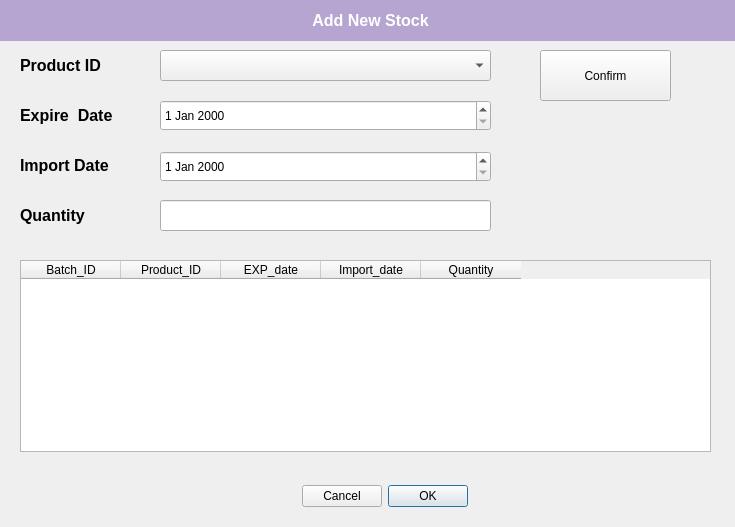
<?xml version="1.0" encoding="UTF-8"?>
<ui version="4.0">
 <class>CreateProduct</class>
 <widget class="QDialog" name="CreateProduct">
  <property name="geometry">
   <rect>
    <x>0</x>
    <y>0</y>
    <width>735</width>
    <height>527</height>
   </rect>
  </property>
  <property name="windowTitle">
   <string>Dialog</string>
  </property>
  <widget class="QDialogButtonBox" name="buttonBox">
   <property name="geometry">
    <rect>
     <x>20</x>
     <y>480</y>
     <width>731</width>
     <height>32</height>
    </rect>
   </property>
   <property name="layoutDirection">
    <enum>Qt::RightToLeft</enum>
   </property>
   <property name="orientation">
    <enum>Qt::Horizontal</enum>
   </property>
   <property name="standardButtons">
    <set>QDialogButtonBox::Cancel|QDialogButtonBox::Ok</set>
   </property>
   <property name="centerButtons">
    <bool>true</bool>
   </property>
  </widget>
  <widget class="QLabel" name="label_2">
   <property name="geometry">
    <rect>
     <x>0</x>
     <y>0</y>
     <width>741</width>
     <height>41</height>
    </rect>
   </property>
   <property name="font">
    <font>
     <family>MS Sans Serif</family>
     <pointsize>12</pointsize>
     <weight>75</weight>
     <bold>true</bold>
    </font>
   </property>
   <property name="layoutDirection">
    <enum>Qt::LeftToRight</enum>
   </property>
   <property name="styleSheet">
    <string notr="true">background-color: rgb(182, 164, 209);
color: rgb(255, 255, 255);</string>
   </property>
   <property name="text">
    <string>Add New Stock</string>
   </property>
   <property name="alignment">
    <set>Qt::AlignCenter</set>
   </property>
   <property name="wordWrap">
    <bool>true</bool>
   </property>
  </widget>
  <widget class="QLabel" name="label_3">
   <property name="geometry">
    <rect>
     <x>20</x>
     <y>50</y>
     <width>141</width>
     <height>31</height>
    </rect>
   </property>
   <property name="font">
    <font>
     <family>MS Sans Serif</family>
     <pointsize>12</pointsize>
     <weight>75</weight>
     <bold>true</bold>
    </font>
   </property>
   <property name="layoutDirection">
    <enum>Qt::LeftToRight</enum>
   </property>
   <property name="styleSheet">
    <string notr="true"/>
   </property>
   <property name="text">
    <string>Product ID</string>
   </property>
   <property name="alignment">
    <set>Qt::AlignLeading|Qt::AlignLeft|Qt::AlignVCenter</set>
   </property>
   <property name="wordWrap">
    <bool>true</bool>
   </property>
  </widget>
  <widget class="QLabel" name="label_4">
   <property name="geometry">
    <rect>
     <x>20</x>
     <y>100</y>
     <width>141</width>
     <height>31</height>
    </rect>
   </property>
   <property name="font">
    <font>
     <family>MS Sans Serif</family>
     <pointsize>12</pointsize>
     <weight>75</weight>
     <bold>true</bold>
    </font>
   </property>
   <property name="layoutDirection">
    <enum>Qt::LeftToRight</enum>
   </property>
   <property name="styleSheet">
    <string notr="true"/>
   </property>
   <property name="text">
    <string>Expire  Date</string>
   </property>
   <property name="alignment">
    <set>Qt::AlignLeading|Qt::AlignLeft|Qt::AlignVCenter</set>
   </property>
   <property name="wordWrap">
    <bool>true</bool>
   </property>
  </widget>
  <widget class="QLabel" name="label_5">
   <property name="geometry">
    <rect>
     <x>20</x>
     <y>150</y>
     <width>141</width>
     <height>31</height>
    </rect>
   </property>
   <property name="font">
    <font>
     <family>MS Sans Serif</family>
     <pointsize>12</pointsize>
     <weight>75</weight>
     <bold>true</bold>
    </font>
   </property>
   <property name="layoutDirection">
    <enum>Qt::LeftToRight</enum>
   </property>
   <property name="styleSheet">
    <string notr="true"/>
   </property>
   <property name="text">
    <string>Import Date</string>
   </property>
   <property name="alignment">
    <set>Qt::AlignLeading|Qt::AlignLeft|Qt::AlignVCenter</set>
   </property>
   <property name="wordWrap">
    <bool>true</bool>
   </property>
  </widget>
  <widget class="QLabel" name="label_6">
   <property name="geometry">
    <rect>
     <x>20</x>
     <y>200</y>
     <width>141</width>
     <height>31</height>
    </rect>
   </property>
   <property name="font">
    <font>
     <family>MS Sans Serif</family>
     <pointsize>12</pointsize>
     <weight>75</weight>
     <bold>true</bold>
    </font>
   </property>
   <property name="layoutDirection">
    <enum>Qt::LeftToRight</enum>
   </property>
   <property name="styleSheet">
    <string notr="true"/>
   </property>
   <property name="text">
    <string>Quantity</string>
   </property>
   <property name="alignment">
    <set>Qt::AlignLeading|Qt::AlignLeft|Qt::AlignVCenter</set>
   </property>
   <property name="wordWrap">
    <bool>true</bool>
   </property>
  </widget>
  <widget class="QLineEdit" name="Quantity">
   <property name="geometry">
    <rect>
     <x>160</x>
     <y>200</y>
     <width>331</width>
     <height>31</height>
    </rect>
   </property>
  </widget>
  <widget class="QComboBox" name="ProductIDCombo">
   <property name="geometry">
    <rect>
     <x>160</x>
     <y>50</y>
     <width>331</width>
     <height>31</height>
    </rect>
   </property>
   <property name="currentText">
    <string/>
   </property>
  </widget>
  <widget class="QDateEdit" name="dateEdit">
   <property name="geometry">
    <rect>
     <x>160</x>
     <y>151</y>
     <width>331</width>
     <height>31</height>
    </rect>
   </property>
  </widget>
  <widget class="QDateEdit" name="dateEdit_2">
   <property name="geometry">
    <rect>
     <x>160</x>
     <y>100</y>
     <width>331</width>
     <height>31</height>
    </rect>
   </property>
  </widget>
  <widget class="QTableWidget" name="tableWidget">
   <property name="geometry">
    <rect>
     <x>20</x>
     <y>260</y>
     <width>691</width>
     <height>192</height>
    </rect>
   </property>
   <property name="columnCount">
    <number>5</number>
   </property>
   <attribute name="verticalHeaderVisible">
    <bool>false</bool>
   </attribute>
   <column>
    <property name="text">
     <string>Batch_ID</string>
    </property>
   </column>
   <column>
    <property name="text">
     <string>Product_ID</string>
    </property>
   </column>
   <column>
    <property name="text">
     <string>EXP_date</string>
    </property>
   </column>
   <column>
    <property name="text">
     <string>Import_date</string>
    </property>
   </column>
   <column>
    <property name="text">
     <string>Quantity</string>
    </property>
   </column>
  </widget>
  <widget class="QPushButton" name="Confirm">
   <property name="geometry">
    <rect>
     <x>540</x>
     <y>50</y>
     <width>131</width>
     <height>51</height>
    </rect>
   </property>
   <property name="text">
    <string>Confirm</string>
   </property>
  </widget>
  <widget class="QLabel" name="label">
   <property name="geometry">
    <rect>
     <x>520</x>
     <y>120</y>
     <width>191</width>
     <height>51</height>
    </rect>
   </property>
   <property name="text">
    <string/>
   </property>
  </widget>
 </widget>
 <resources/>
 <connections>
  <connection>
   <sender>buttonBox</sender>
   <signal>accepted()</signal>
   <receiver>CreateProduct</receiver>
   <slot>accept()</slot>
   <hints>
    <hint type="sourcelabel">
     <x>248</x>
     <y>254</y>
    </hint>
    <hint type="destinationlabel">
     <x>157</x>
     <y>274</y>
    </hint>
   </hints>
  </connection>
  <connection>
   <sender>buttonBox</sender>
   <signal>rejected()</signal>
   <receiver>CreateProduct</receiver>
   <slot>reject()</slot>
   <hints>
    <hint type="sourcelabel">
     <x>316</x>
     <y>260</y>
    </hint>
    <hint type="destinationlabel">
     <x>286</x>
     <y>274</y>
    </hint>
   </hints>
  </connection>
 </connections>
</ui>
